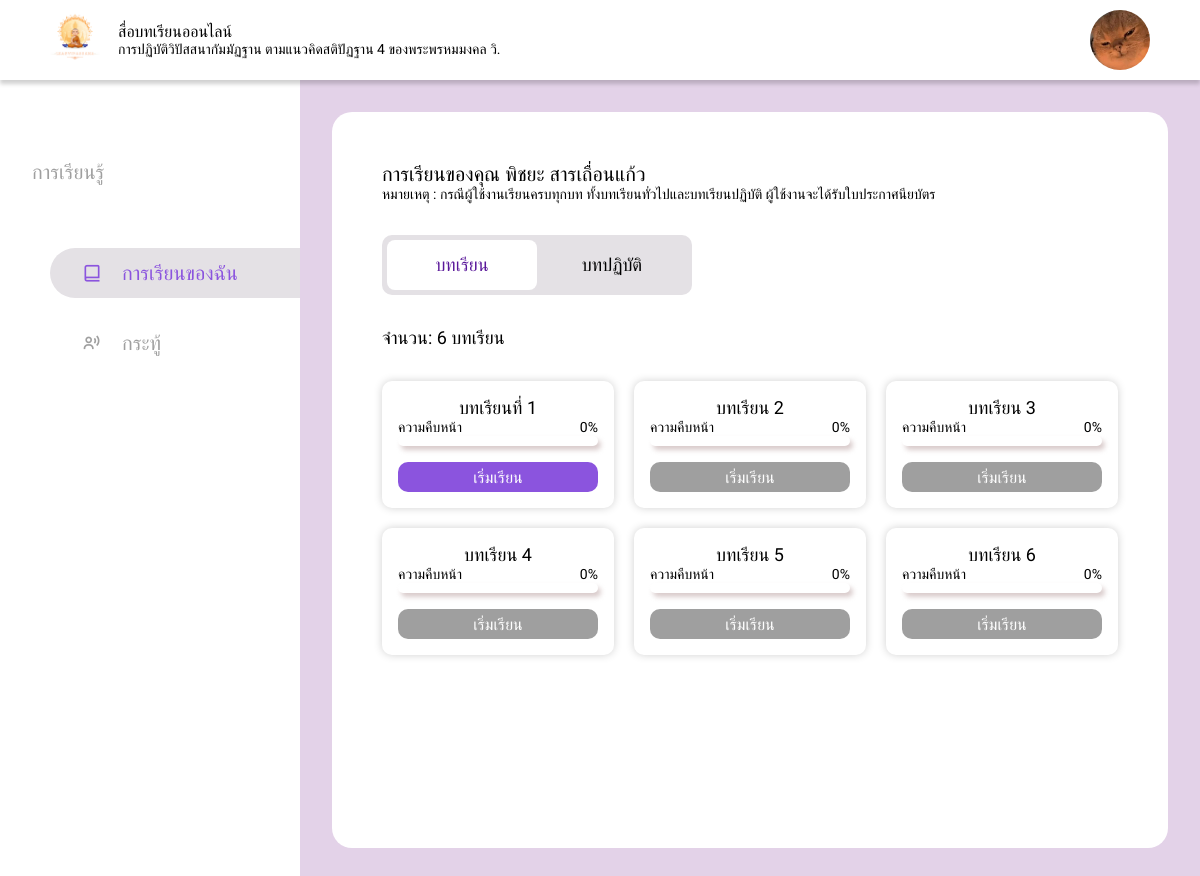
/Lessons/ (signed in), run on the app's committed database.
### tables this page shows
CREATE TABLE `users` (
  `user_id` int NOT NULL,
  `fname` varchar(255) NOT NULL,
  `lname` varchar(255) NOT NULL,
  `email` varchar(255) NOT NULL,
  `password` text NOT NULL,
  `remember_token` varchar(255) DEFAULT NULL,
  `telephone` text NOT NULL,
  `education_id` int NOT NULL,
  `vipassana` tinyint(1) NOT NULL DEFAULT '0',
  `role` enum('admin','student') NOT NULL,
  `path_profile` varchar(255) NOT NULL DEFAULT '../assets/img/profile.jpg',
  `last_active` timestamp NOT NULL DEFAULT CURRENT_TIMESTAMP,
  `reset_token` varchar(255) DEFAULT NULL,
  `reset_expires` datetime DEFAULT CURRENT_TIMESTAMP,
  `created_at` timestamp NOT NULL DEFAULT CURRENT_TIMESTAMP,
  `updated_at` timestamp NOT NULL DEFAULT CURRENT_TIMESTAMP
);

CREATE TABLE `lessons` (
  `lesson_id` int NOT NULL,
  `lesson_title` text NOT NULL,
  `lesson_file` varchar(100) NOT NULL COMMENT 'ใช้เก็บไฟล์ PDF ที่เป็นเนื้อหา',
  `created_at` timestamp NOT NULL DEFAULT CURRENT_TIMESTAMP,
  `update_at` timestamp NOT NULL DEFAULT CURRENT_TIMESTAMP
);

### Lessons/func.php (called while the page is built, shortened)
<?php
function getLessonStatus($userId, $lessonId) {
    global $conn;
    $stmt = $conn->prepare("SELECT MIN(lesson_id) AS min_lesson_id FROM lessons");
    $stmt->execute();
    $minLessonId = $stmt->fetch(PDO::FETCH_ASSOC)['min_lesson_id'];
    if ($lessonId == $minLessonId) {
        return ['unlocked' => true, 'progress' => getLessonProgress($userId, $lessonId)];
    }
    $prevLessonId = $lessonId - 1;
    $stmt = $conn->prepare("SELECT is_completed FROM user_progress WHERE user_id = :user_id AND lesson_id = :lesson_id");
    $stmt->execute(['user_id' => $userId, 'lesson_id' => $prevLessonId]);
    $progress = $stmt->fetch(PDO::FETCH_ASSOC);
    $isUnlocked = $progress && $progress['is_completed'] == 1;
    $lessonProgress = getLessonProgress($userId, $lessonId);
    return ['unlocked' => $isUnlocked, 'progress' => $lessonProgress];
}
function getLessonProgress($userId, $lessonId) {
    global $conn;
    $stmt = $conn->prepare("SELECT progress FROM user_progress WHERE user_id = :user_id AND lesson_id = :lesson_id");
    $stmt->execute(['user_id' => $userId, 'lesson_id' => $lessonId]);
    $result = $stmt->fetch(PDO::FETCH_ASSOC);
    return $result ? $result['progress'] : 0;
}
?>

### Lessons/index.php (the view, shortened to what this page needs)
<?php
try {
    include("./func.php");
    include("./log-inline.php");
    $userId = $_SESSION['user_id'];
    $user_sql = ("SELECT * FROM users WHERE user_id = :id");
    $stmt = $conn->prepare($user_sql);
    $stmt->execute(['id' => $userId]);
    $users = $stmt->fetch(PDO::FETCH_ASSOC);
    $lesson_stmt = $conn->query("SELECT * FROM lessons ORDER BY lesson_id ASC");
    $lessons = $lesson_stmt->fetchAll(PDO::FETCH_ASSOC);
} catch (PDOException $e) {
    die("เกิดข้อผิดพลาด: " . $e->getMessage());
}
?>
<!DOCTYPE html>
<html lang="en">
<head>
    <link rel="stylesheet" href="../assets/css/lesson/home.css">
    <link href='https://unpkg.com/boxicons@2.1.4/css/boxicons.min.css' rel='stylesheet'>
</head>
<body>
    <header>
        <div class="nav">
            <div class="profile">
                <a href="./" style="display: flex; color: black">
                    <img src="../assets/img/learnvipassana.png" alt="" width="50" style="border-radius: 5px; margin-right: 0.5rem;">
                    <div class="logo-header">
                        <span class="on_text">สื่อบทเรียนออนไลน์</span>
                        <span class="under_text">การปฏิบัติวิปัสสนากัมมัฏฐาน ตามแนวคิดสติปัฏฐาน 4 ของพระพรหมมงคล วิ.</span>
                    </div>
                </a>
            </div>
            <img src="<?php echo htmlspecialchars($users['path_profile']); ?>" alt="user-pic" onclick="toggleMenu()">
        </div>
    </header>
    <div class="container">
        <aside>
            <div class="left-box">
                <p>การเรียนรู้</p>
                <div class="menu">
                    <ul>
                        <li>
                            <a href="./" class="active"><i class='bx bx-book-alt'></i>การเรียนของฉัน</a>
                        </li>
                        <li>
                            <a href="../Threads/"><i class='bx bx-user-voice'></i>กระทู้</a>
                        </li>
                    </ul>
                </div>
            </div>
        </aside>
        <main>
            <div class="container-main">
                <p>การเรียนของคุณ <?php echo $users['fname'] . " " . $users['lname']; ?></p>
                <p style="margin: 0; padding: 0; margin-bottom: 2rem; font-size: 14px;">หมายเหตุ : กรณีผู้ใช้งานเรียนครบทุกบท ทั้งบทเรียนทั่วไปและบทเรียนปฏิบัติ ผู้ใช้งานจะได้รับใบประกาศนียบัตร</p>
                <div class="switch-toggle">
                    <div id="btn"></div>
                    <button id="leftBtn" type="button" class="toggle-btn" onclick="leftClick();">บทเรียน</button>
                    <button id="rightBtn" type="button" class="toggle-btn" onclick="rightClick();">บทปฏิบัติ</button>
                </div>
                <div class="box-lessons">
                    <p>จำนวน: <?php echo count($lessons); ?> บทเรียน</p>
                    <div class="card">
                        <?php
                        $number = 0;
                        foreach ($lessons as $lesson) {
                            $number++;
                            $lessonStatus = getLessonStatus($userId, $lesson['lesson_id']);
                            $isUnlocked = $lessonStatus['unlocked'];
                            $progress = $lessonStatus['progress'];
                            if ($isUnlocked) { ?>
                                <div class="box-info">
                                    <p>บทเรียนที่ <?php echo $number; ?></p>
                                    <div class="box-label">
                                        <p>ความคืบหน้า</p>
                                        <p><?php echo $progress; ?>%</p>
                                    </div>
                                    <div class="progress-bar">
                                    </div>
                                    <a href="./Lesson/index.php?id=<?php echo $lesson['lesson_id']; ?>">
                                        <?php echo ($progress > 0) ? "เรียนต่อ" : "เริ่มเรียน"; ?>
                                    </a>
                                </div>
                            <?php } else { ?>
                                <div class="box-info locked">
                                    <p>บทเรียน <?php echo $number; ?></p>
                                    <div class="box-label">
                                        <p>ความคืบหน้า</p>
                                        <p><?php echo $progress; ?>%</p>
                                    </div>
                                    <div class="progress-bar">
                                    </div>
                                    <a href="#" class="disabled">เริ่มเรียน</a>
                                </div>
                        <?php }
                        }
                        ?>
                    </div>
                </div>
            </div>
        </main>
    </div>
</body>
</html>

### assets/css/lesson/home.css (style rules this page uses)
:root { --color-primary: #7380ec; --color-dander: #ff7782; --color-success: #41f1b6; --color-warning: #ffbb55; --color-white: #fff; --color-info-dark: #7d7da1; --color-info-light: #dce1eb; --color-dark: #5a189a; --color-light: rgba(132, 139, 200, 0.18); --color-primary-variant: #10002b; --color-dark-variant: #c77dff; --color-background: #EBC9FF; --card-border-radius: 2rem; --border-radius-1: 0.4rem; --border-radius-2: 0.8rem; --border-radius-3: 1.2rem; --card-padding: 1.8rem; --padding-1: 1.2rem; --box-shadow: 0 2rem 3rem var(--color-right); }
body { font-family: "Prompt", "Serif"; margin: 0; padding: 0; box-sizing: border-box; background-color: #E3D2E8; }
header { display: flex; position: relative; top: 0; left: 0; z-index: 2; box-shadow: 0 4px 4px 0 #0000002f; }
.nav .profile a { display: flex; align-items: center; gap: 10px; cursor: pointer; text-decoration: none; }
aside { position: sticky; left: 0; top: 0; width: 300px; height: 100vh; background-color: white; }
aside .left-box { margin: 5rem 1rem 0 0; }
aside .left-box p { margin: 0; padding: 0; font-size: 20px; color: #9F9F9F; margin-left: 2rem; margin-bottom: 1.5rem; }
aside .left-box .menu ul { position: absolute; list-style: none; height: 200px; margin: 0; padding: 0; width: 100%; right: 0; display: flex; flex-direction: column; gap: 20px; justify-content: center; }
.container { display: grid; grid-template-columns: 300px 1fr; }
main { background-color: white; margin: 2rem; border-radius: 20px; }
main .container-main { display: flex; flex-direction: column; align-items: start; padding: 50px; }
main .container-main p { padding: 0; margin: 0; font-size: 20px; }
main .container-main .switch-toggle { width: 300px; height: 50px; display: flex; position: relative; border-radius: 10px; background: #E4E1E5; padding: 5px; margin-bottom: 2rem; }
main .container-main .switch-toggle .toggle-btn { width: 150px; font-family: "Prompt", "Serif"; cursor: pointer; background-color: transparent; border: 0; outline: none; position: relative; text-align: center; display: flex; text-align: center; align-items: center; justify-content: center; font-size: 18px; }
main .container-main .switch-toggle .toggle-btn.active-toggle { color: #5a189a; }
main .container-main .switch-toggle #btn { left: 5px; top: 5px; position: absolute; border-radius: 8px; width: 140px; padding: 5px; height: 40px; background-color: white; transition: all 500ms ease; }
.card { display: flex; gap: 20px; flex-wrap: wrap; }
.progress-bar { position: relative; width: 200px; height: 10px; border-radius: 30px; border-color: white; box-shadow: 3px 4px 5px 0px rgba(204 185 185 / .75); }

### data on the page
users: path_profile (picture), fname "พิชยะ", lname "สารเถื่อนแก้ว"
lessons: progress "0", shows "เริ่มเรียน"
lessons: progress "0"
lessons: progress "0"
lessons: progress "0"
lessons: progress "0"
lessons: progress "0"

### other printed values
count($lessons) "6"
